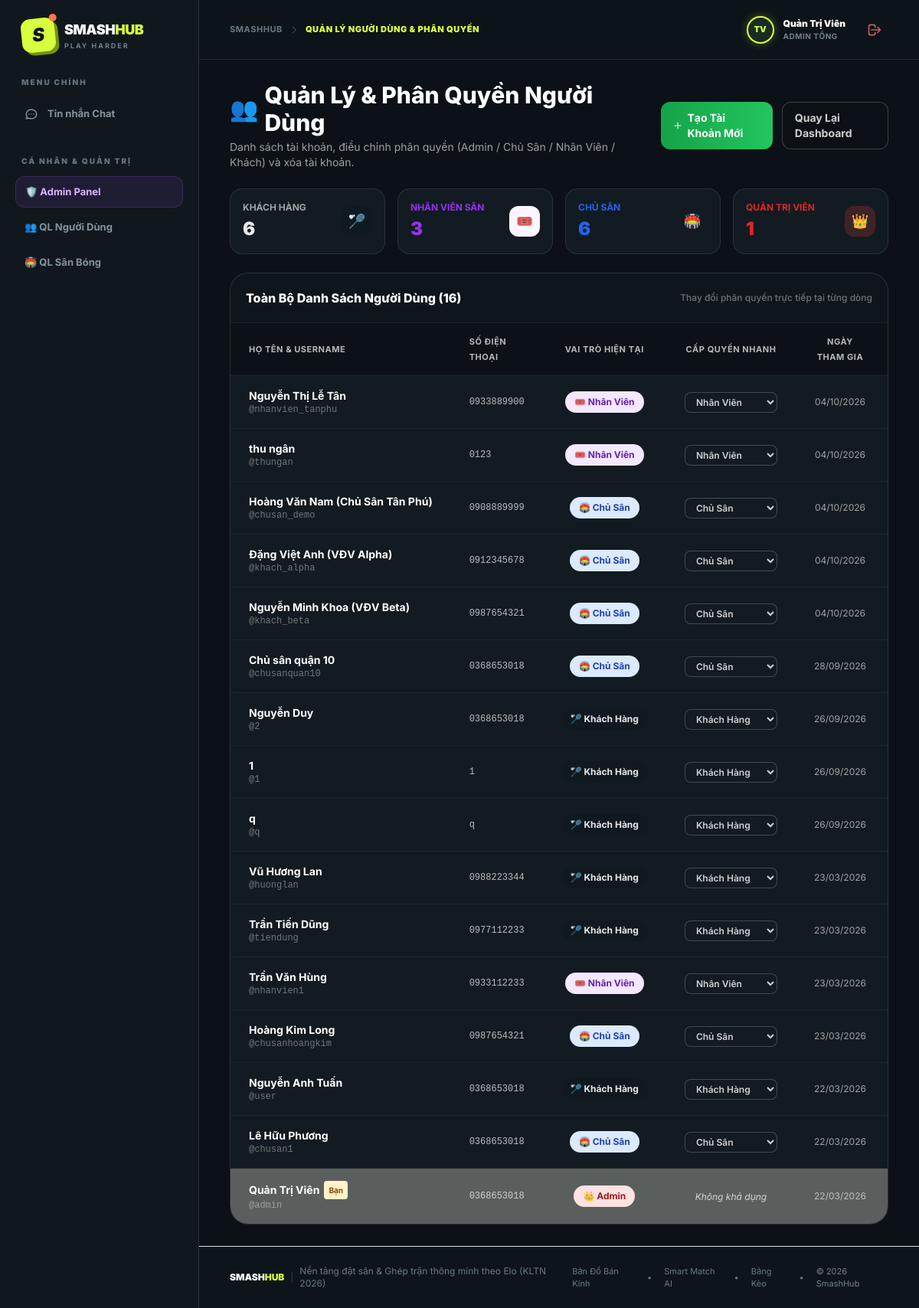
Screenshot of /index.php?action=admin_users (signed in) with the database file from the repository.
### tables this page shows
CREATE TABLE IF NOT EXISTS `pitches` (
  `id` int(11) NOT NULL AUTO_INCREMENT,
  `owner_id` int(11) DEFAULT NULL,
  `name` varchar(255) NOT NULL,
  `location` varchar(255) NOT NULL DEFAULT '',
  `district` varchar(100) DEFAULT '',
  `city` varchar(100) DEFAULT 'TP.HCM',
  `latitude` decimal(10,8) DEFAULT '10.80000000' COMMENT 'Tọa độ vĩ độ GPS',
  `longitude` decimal(11,8) DEFAULT '106.70000000' COMMENT 'Tọa độ kinh độ GPS',
  `type` varchar(50) NOT NULL COMMENT 'Thảm PVC Tiêu Chuẩn BWF, Thảm PVC Yonex, Sân Gỗ Thi Đấu, Thảm Alite',
  `quantity` int(11) NOT NULL DEFAULT '1' COMMENT 'Số lượng sân con trong cụm',
  `price_per_hour` decimal(10,2) NOT NULL,
  `image_url` varchar(255) DEFAULT NULL,
  `description` text,
  `status` enum('active','locked') DEFAULT 'active',
  PRIMARY KEY (`id`)
);

CREATE TABLE IF NOT EXISTS `users` (
  `id` int(11) NOT NULL AUTO_INCREMENT,
  `username` varchar(50) NOT NULL,
  `password` varchar(255) NOT NULL,
  `role` enum('user','staff','owner','admin') DEFAULT 'user',
  `name` varchar(255) NOT NULL,
  `phone` varchar(20) DEFAULT NULL,
  `avatar_url` varchar(255) DEFAULT NULL,
  `skill_level` tinyint(1) NOT NULL DEFAULT '3' COMMENT '1: Mới chơi, 2: TB Yếu, 3: Trung bình, 4: Khá, 5: Bán chuyên',
  `preferred_format` varchar(50) DEFAULT 'Đánh Đôi' COMMENT 'Đánh Đơn, Đánh Đôi, Giao lưu nhóm',
  `district` varchar(100) DEFAULT 'Bình Thạnh',
  `latitude` decimal(10,8) DEFAULT NULL,
  `longitude` decimal(11,8) DEFAULT NULL,
  `location_address` varchar(255) DEFAULT '',
  `reputation_score` int(11) NOT NULL DEFAULT '100' COMMENT 'Thang điểm Uy Tín Fair-Play từ 0 - 100',
  `penalty_until` datetime DEFAULT NULL COMMENT 'Thời hạn tạm khóa tính năng tìm trận do vi phạm',
  `created_at` timestamp NOT NULL DEFAULT CURRENT_TIMESTAMP,
  `owner_id` int(11) DEFAULT NULL COMMENT 'ID của Chủ sân quản lý',
  `assigned_pitch_id` int(11) DEFAULT NULL COMMENT 'ID của Cụm sân phụ trách',
  PRIMARY KEY (`id`),
  UNIQUE KEY `username` (`username`)
);

### controllers/AdminController.php (called while the page is built, shortened)
<?php
class AdminController {
    public function users() {
        $database = new Database();
        $db = $database->getConnection();
        $userModel = new User($db);
        $stmt = $userModel->readAll();
        $users = $stmt->fetchAll(PDO::FETCH_ASSOC);
        require_once 'views/layout.php';
    }
}
?>

### models/User.php (called while the page is built, shortened)
<?php
class User {
    private $conn;
    private $table_name = "users";
    public function __construct($db) {
        $this->conn = $db;
        $this->ensureSchema();
    }
    private function ensureSchema() {
        try {
            $cols = $this->conn->query("SHOW COLUMNS FROM " . $this->table_name)->fetchAll(PDO::FETCH_COLUMN);
        } catch (Exception $e) {}
    }
    public function readAll() {
        $query = "SELECT u.*, p.name as pitch_name, o.name as owner_name
                  FROM " . $this->table_name . " u
                  LEFT JOIN pitches p ON u.assigned_pitch_id = p.id
                  LEFT JOIN " . $this->table_name . " o ON u.owner_id = o.id
                  ORDER BY u.created_at DESC";
        $stmt = $this->conn->prepare($query);
        $stmt->execute();
        return $stmt;
    }
}
?>

### views/admin/users.php (the view, shortened to what this page needs)
<div class="max-w-7xl mx-auto space-y-6">
    <div class="flex flex-col md:flex-row md:items-center justify-between gap-4">
        <div>
            <h1 class="text-3xl font-extrabold text-white flex items-center gap-2">
                <span>👥</span> Quản Lý & Phân Quyền Người Dùng
            </h1>
            <p class="mt-1 text-white/60 text-sm">Danh sách tài khoản, điều chỉnh phân quyền (Admin / Chủ Sân / Nhân Viên / Khách) và xóa tài khoản.</p>
        </div>
        <div class="flex space-x-3">
            <a href="index.php?action=admin_create_user" class="bg-gradient-to-r from-green-600 to-green-500 hover:from-green-700 hover:to-green-600 text-white px-4 py-2.5 rounded-xl text-sm font-bold shadow-none transition-all flex items-center gap-1.5">
                <svg class="w-4 h-4" fill="none" stroke="currentColor" viewBox="0 0 24 24"><path stroke-linecap="round" stroke-linejoin="round" stroke-width="2" d="M12 4v16m8-8H4"></path></svg>
                Tạo Tài Khoản Mới
            </a>
            <a href="index.php?action=admin_dashboard" class="bg-[#0b1116]/10 border border-white/20 text-white/80 hover:bg-[#0b1116]/20 px-4 py-2.5 rounded-xl text-sm font-bold shadow-none transition-colors">Quay Lại Dashboard</a>
        </div>
    </div>
    <?php
        $count_user = 0;
        $count_staff = 0;
        $count_owner = 0;
        $count_admin = 0;
        foreach($users as $item) {
            if ($item['role'] == 'user') $count_user++;
            elseif ($item['role'] == 'staff') $count_staff++;
            elseif ($item['role'] == 'owner') $count_owner++;
            elseif ($item['role'] == 'admin') $count_admin++;
        }
    ?>
    <div class="grid grid-cols-2 md:grid-cols-4 gap-4">
        <div class="bg-[#121b21] p-4 rounded-2xl border border-white/10 shadow-none flex items-center justify-between">
            <div>
                <p class="text-xs font-bold text-white/60 uppercase">Khách Hàng</p>
                <p class="text-2xl font-black text-white/90 mt-1"><?php echo $count_user; ?></p>
            </div>
            <span class="w-10 h-10 rounded-xl bg-[#0b1116]/10 flex items-center justify-center text-lg">🏸</span>
        </div>
        <div class="bg-[#121b21] p-4 rounded-2xl border border-white/10 shadow-none flex items-center justify-between">
            <div>
                <p class="text-xs font-bold text-purple-600 uppercase">Nhân Viên Sân</p>
                <p class="text-2xl font-black text-purple-600 mt-1"><?php echo $count_staff; ?></p>
            </div>
            <span class="w-10 h-10 rounded-xl bg-purple-50 flex items-center justify-center text-lg">🎟️</span>
        </div>
        <div class="bg-[#121b21] p-4 rounded-2xl border border-white/10 shadow-none flex items-center justify-between">
            <div>
                <p class="text-xs font-bold text-blue-600 uppercase">Chủ Sân</p>
                <p class="text-2xl font-black text-blue-600 mt-1"><?php echo $count_owner; ?></p>
            </div>
            <span class="w-10 h-10 rounded-xl bg-blue-500/100/20 flex items-center justify-center text-lg">🏟️</span>
        </div>
        <div class="bg-[#121b21] p-4 rounded-2xl border border-white/10 shadow-none flex items-center justify-between">
            <div>
                <p class="text-xs font-bold text-red-600 uppercase">Quản Trị Viên</p>
                <p class="text-2xl font-black text-red-600 mt-1"><?php echo $count_admin; ?></p>
            </div>
            <span class="w-10 h-10 rounded-xl bg-red-500/20 flex items-center justify-center text-lg">👑</span>
        </div>
    </div>
    <div class="bg-[#121b21] rounded-3xl shadow-none border border-white/10 overflow-hidden">
        <div class="p-5 border-b border-white/5 flex justify-between items-center bg-[#0b1116]/50">
            <h3 class="font-extrabold text-white text-base">Toàn Bộ Danh Sách Người Dùng (<?php echo count($users); ?>)</h3>
            <span class="text-xs text-white/40 font-medium">Thay đổi phân quyền trực tiếp tại từng dòng</span>
        </div>
        <div class="overflow-x-auto">
            <table class="min-w-full divide-y divide-white/10 text-sm">
                <thead class="bg-[#0b1116] text-white/70 uppercase font-black text-[11px] tracking-wider">
                    <tr>
                        <th class="px-6 py-3.5 text-left">Họ Tên & Username</th>
                        <th class="px-6 py-3.5 text-left">Số Điện Thoại</th>
                        <th class="px-6 py-3.5 text-center">Vai Trò Hiện Tại</th>
                        <th class="px-6 py-3.5 text-center">Cấp Quyền Nhanh</th>
                        <th class="px-6 py-3.5 text-center">Ngày Tham Gia</th>
                        <th class="px-6 py-3.5 text-center">Thao Tác</th>
                    </tr>
                </thead>
                <tbody class="bg-[#121b21] divide-y divide-white/5">
                    <?php if(count($users) > 0): ?>
                        <?php foreach($users as $u): ?>
                        <tr class="hover:bg-[#0b1116]/80 transition-colors <?php echo $u['id'] == $_SESSION['user_id'] ? 'bg-amber-50/30' : ''; ?>">
                            <td class="px-6 py-4 whitespace-nowrap">
                                <div class="font-bold text-white flex items-center gap-1.5">
                                    <?php echo htmlspecialchars($u['name']); ?>
                                    <?php if($u['id'] == $_SESSION['user_id']): ?>
                                        <span class="text-[10px] font-bold bg-amber-100 text-amber-800 px-1.5 py-0.5 rounded">Bạn</span>
                                    <?php endif; ?>
                                </div>
                                <div class="text-xs text-white/40 font-mono">@<?php echo htmlspecialchars($u['username']); ?></div>
                            </td>
                            <td class="px-6 py-4 whitespace-nowrap text-white/70 font-mono text-xs">
                                <?php echo htmlspecialchars($u['phone'] ?? 'Chưa cập nhật'); ?>
                            </td>
                            <td class="px-6 py-4 whitespace-nowrap text-center">
                                <?php if($u['role'] == 'admin'): ?>
                                    <span class="px-3 py-1 inline-flex text-xs leading-5 font-bold rounded-full bg-red-100 text-red-800">👑 Admin</span>
                                <?php elseif($u['role'] == 'owner'): ?>
                                    <span class="px-3 py-1 inline-flex text-xs leading-5 font-bold rounded-full bg-blue-100 text-blue-800">🏟️ Chủ Sân</span>
                                <?php elseif($u['role'] == 'staff'): ?>
                                    <span class="px-3 py-1 inline-flex text-xs leading-5 font-bold rounded-full bg-purple-100 text-purple-800">🎟️ Nhân Viên</span>
                                <?php else: ?>
                                    <span class="px-3 py-1 inline-flex text-xs leading-5 font-bold rounded-full bg-[#0b1116]/10 text-white/90">🏸 Khách Hàng</span>
                                <?php endif; ?>
                            </td>
                            <td class="px-6 py-4 whitespace-nowrap text-center">
                                <?php if($u['id'] == $_SESSION['user_id']): ?>
                                    <span class="text-xs text-gray-300 italic">Không khả dụng</span>
                                <?php else: ?>
                                <form action="index.php?action=admin_update_role" method="POST" class="inline-flex items-center gap-1">
                                    <select name="role" onchange="if(confirm('Xác nhận đổi quyền cho tài khoản @<?php echo htmlspecialchars($u['username']); ?>?')) this.form.submit();" class="border border-white/20 rounded-lg px-2.5 py-1 text-xs font-semibold text-white/80 bg-[#121b21] hover:border-gray-400 focus:ring-2 focus:ring-green-500 focus:outline-none cursor-pointer">
                                        <option value="user" <?php echo ($u['role'] == 'user') ? 'selected' : ''; ?>>Khách Hàng</option>
                                        <option value="staff" <?php echo ($u['role'] == 'staff') ? 'selected' : ''; ?>>Nhân Viên</option>
                                        <option value="owner" <?php echo ($u['role'] == 'owner') ? 'selected' : ''; ?>>Chủ Sân</option>
                                    </select>
                                </form>
                                <?php endif; ?>
                            </td>
                            <td class="px-6 py-4 whitespace-nowrap text-xs text-center text-white/60">
                                <?php echo date('d/m/Y', strtotime($u['created_at'])); ?>
                            </td>
                            <td class="px-6 py-4 whitespace-nowrap text-center">
                            </td>
                        </tr>
                        <?php endforeach; ?>
                    <?php else: ?>
                        <tr><td colspan="6" class="px-6 py-8 text-center text-white/60">Không có người dùng nào.</td></tr>
                    <?php endif; ?>
                </tbody>
            </table>
        </div>
    </div>
</div>

### views/layout.php (style rules this page uses)
body { font-family: 'Inter', -apple-system, BlinkMacSystemFont, "Segoe UI", Roboto, sans-serif; background-color: #0b1116; color: #ffffff; }
input:not([type="checkbox"]):not([type="radio"]):not([type="submit"]):not([type="button"]), textarea, select { background-color: #121b21; color: #ffffff; }

### rows the page displays
pitches: users.name "Nguyễn Thị Lễ Tân", users.username "nhanvien_tanphu", users.phone "0933889900", shows "🎟️ Nhân Viên", role "Nhân Viên", users.created_at "04/10/2026"
users: name "thu ngân", username "thungan", phone "0123", shows "🎟️ Nhân Viên", role "Nhân Viên", created_at "04/10/2026"
users: name "Hoàng Văn Nam (Chủ Sân Tân Phú)", username "chusan_demo", phone "0908889999", shows "🏟️ Chủ Sân", role "Chủ Sân", created_at "04/10/2026"
users: name "Đặng Việt Anh (VĐV Alpha)", username "khach_alpha", phone "0912345678", shows "🏟️ Chủ Sân", role "Chủ Sân", created_at "04/10/2026"
users: name "Nguyễn Minh Khoa (VĐV Beta)", username "khach_beta", phone "0987654321", shows "🏟️ Chủ Sân", role "Chủ Sân", created_at "04/10/2026"
users: name "Chủ sân quận 10", username "chusanquan10", phone "0368653018", shows "🏟️ Chủ Sân", role "Chủ Sân", created_at "28/09/2026"
users: name "Nguyễn Duy", username "2", phone "0368653018", shows "🏸 Khách Hàng", role "Khách Hàng", created_at "26/09/2026"
users: name "1", username "1", phone "1", shows "🏸 Khách Hàng", role "Khách Hàng", created_at "26/09/2026"
users: name "q", username "q", phone "q", shows "🏸 Khách Hàng", role "Khách Hàng", created_at "26/09/2026"
users: name "Vũ Hương Lan", username "huonglan", phone "0988223344", shows "🏸 Khách Hàng", role "Khách Hàng", created_at "23/03/2026"
users: name "Trần Tiến Dũng", username "tiendung", phone "0977112233", shows "🏸 Khách Hàng", role "Khách Hàng", created_at "23/03/2026"
users: name "Trần Văn Hùng", username "nhanvien1", phone "0933112233", shows "🎟️ Nhân Viên", role "Nhân Viên", created_at "23/03/2026"
users: name "Hoàng Kim Long", username "chusanhoangkim", phone "0987654321", shows "🏟️ Chủ Sân", role "Chủ Sân", created_at "23/03/2026"
users: name "Nguyễn Anh Tuấn", username "user", phone "0368653018", shows "🏸 Khách Hàng", role "Khách Hàng", created_at "22/03/2026"
users: name "Lê Hữu Phương", username "chusan1", phone "0368653018", shows "🏟️ Chủ Sân", role "Chủ Sân", created_at "22/03/2026"
users: name "Quản Trị Viên", shows "Bạn", username "admin", phone "0368653018", role "👑 Admin", shows "Không khả dụng", created_at "22/03/2026"

### other values shown
$page_title "QUẢN LÝ NGƯỜI DÙNG & PHÂN QUYỀN"
$user_initials "TV"
$clean_user_name "Quản Trị Viên"
$user_badge_text "ADMIN TỔNG"
$count_user "6"
$count_staff "3"
$count_owner "6"
$count_admin "1"
count($users) "16"
